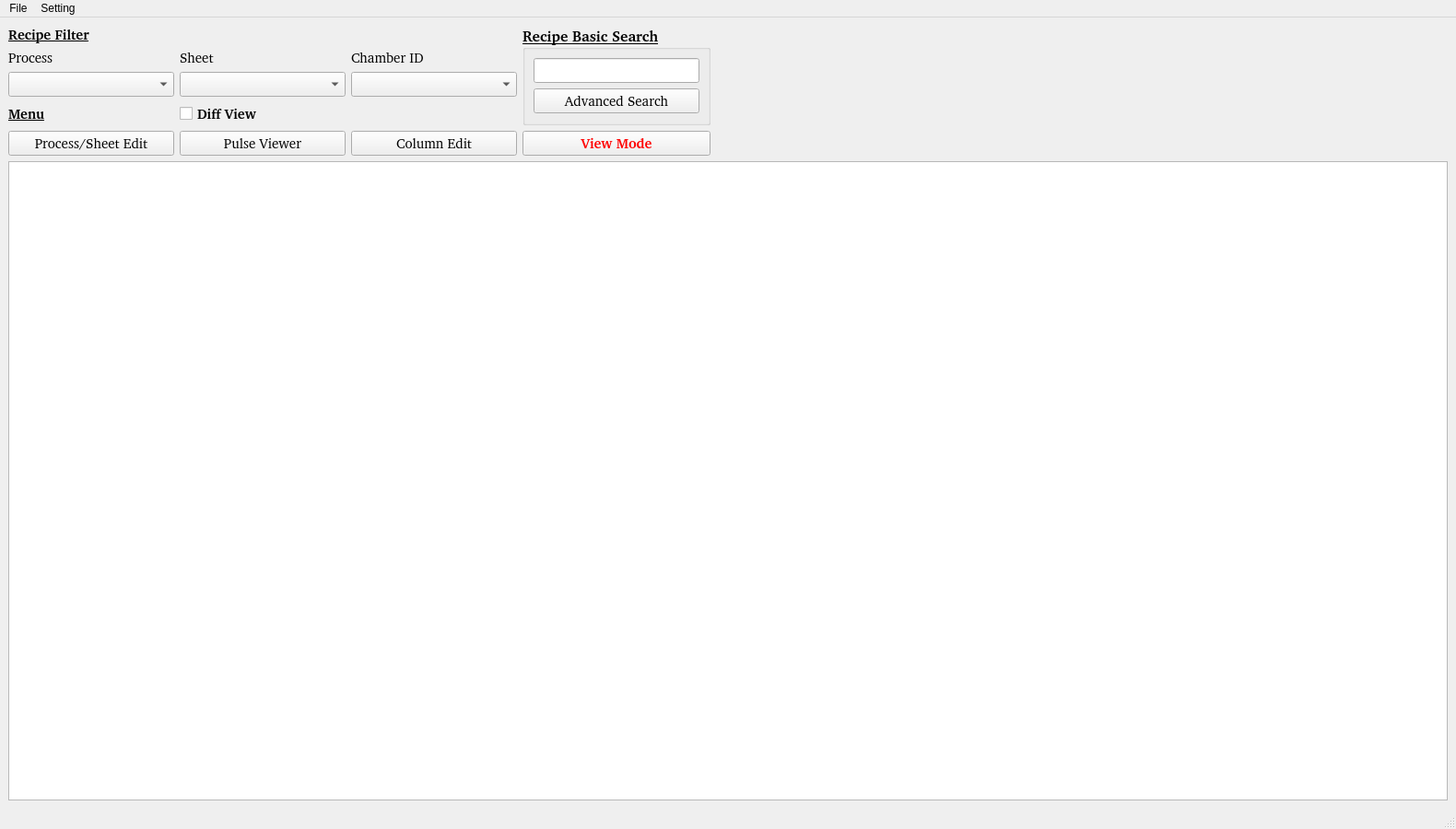
<?xml version="1.0" encoding="UTF-8"?>
<ui version="4.0">
 <class>mainWindow</class>
 <widget class="QMainWindow" name="mainWindow">
  <property name="geometry">
   <rect>
    <x>0</x>
    <y>0</y>
    <width>1580</width>
    <height>900</height>
   </rect>
  </property>
  <property name="windowTitle">
   <string>Recipe Viewer</string>
  </property>
  <widget class="QWidget" name="centralwidget">
   <layout class="QGridLayout" name="gridLayout_3">
    <item row="0" column="0">
     <layout class="QGridLayout" name="gridLayout_2">
      <item row="1" column="0">
       <widget class="QTableView" name="tableView">
        <property name="font">
         <font>
          <pointsize>11</pointsize>
         </font>
        </property>
       </widget>
      </item>
      <item row="0" column="0">
       <layout class="QGridLayout" name="gridLayout">
        <property name="sizeConstraint">
         <enum>QLayout::SetMinimumSize</enum>
        </property>
        <item row="1" column="2">
         <widget class="QLabel" name="label_4">
          <property name="sizePolicy">
           <sizepolicy hsizetype="Preferred" vsizetype="Fixed">
            <horstretch>0</horstretch>
            <verstretch>0</verstretch>
           </sizepolicy>
          </property>
          <property name="minimumSize">
           <size>
            <width>180</width>
            <height>0</height>
           </size>
          </property>
          <property name="font">
           <font>
            <family></family>
            <pointsize>11</pointsize>
            <weight>50</weight>
            <bold>false</bold>
           </font>
          </property>
          <property name="text">
           <string>Chamber ID</string>
          </property>
         </widget>
        </item>
        <item row="1" column="1">
         <widget class="QLabel" name="label_6">
          <property name="sizePolicy">
           <sizepolicy hsizetype="Preferred" vsizetype="Fixed">
            <horstretch>0</horstretch>
            <verstretch>0</verstretch>
           </sizepolicy>
          </property>
          <property name="minimumSize">
           <size>
            <width>180</width>
            <height>0</height>
           </size>
          </property>
          <property name="font">
           <font>
            <family></family>
            <pointsize>11</pointsize>
           </font>
          </property>
          <property name="text">
           <string>Sheet</string>
          </property>
         </widget>
        </item>
        <item row="0" column="6" colspan="8">
         <spacer name="horizontalSpacer_4">
          <property name="orientation">
           <enum>Qt::Horizontal</enum>
          </property>
          <property name="sizeHint" stdset="0">
           <size>
            <width>40</width>
            <height>0</height>
           </size>
          </property>
         </spacer>
        </item>
        <item row="2" column="6" colspan="8">
         <spacer name="horizontalSpacer_2">
          <property name="orientation">
           <enum>Qt::Horizontal</enum>
          </property>
          <property name="sizeHint" stdset="0">
           <size>
            <width>40</width>
            <height>0</height>
           </size>
          </property>
         </spacer>
        </item>
        <item row="1" column="0">
         <widget class="QLabel" name="label_2">
          <property name="sizePolicy">
           <sizepolicy hsizetype="Preferred" vsizetype="Fixed">
            <horstretch>0</horstretch>
            <verstretch>0</verstretch>
           </sizepolicy>
          </property>
          <property name="minimumSize">
           <size>
            <width>180</width>
            <height>0</height>
           </size>
          </property>
          <property name="font">
           <font>
            <family></family>
            <pointsize>11</pointsize>
           </font>
          </property>
          <property name="text">
           <string>Process</string>
          </property>
         </widget>
        </item>
        <item row="3" column="6" colspan="8">
         <spacer name="horizontalSpacer_5">
          <property name="orientation">
           <enum>Qt::Horizontal</enum>
          </property>
          <property name="sizeHint" stdset="0">
           <size>
            <width>40</width>
            <height>0</height>
           </size>
          </property>
         </spacer>
        </item>
        <item row="3" column="0">
         <widget class="QLabel" name="label_8">
          <property name="sizePolicy">
           <sizepolicy hsizetype="Preferred" vsizetype="Fixed">
            <horstretch>0</horstretch>
            <verstretch>0</verstretch>
           </sizepolicy>
          </property>
          <property name="font">
           <font>
            <family></family>
            <pointsize>11</pointsize>
            <weight>75</weight>
            <bold>true</bold>
            <underline>true</underline>
           </font>
          </property>
          <property name="text">
           <string>Menu</string>
          </property>
         </widget>
        </item>
        <item row="4" column="2">
         <widget class="QPushButton" name="Column_B">
          <property name="sizePolicy">
           <sizepolicy hsizetype="Preferred" vsizetype="Fixed">
            <horstretch>0</horstretch>
            <verstretch>0</verstretch>
           </sizepolicy>
          </property>
          <property name="minimumSize">
           <size>
            <width>180</width>
            <height>25</height>
           </size>
          </property>
          <property name="font">
           <font>
            <family></family>
            <pointsize>11</pointsize>
            <weight>50</weight>
            <bold>false</bold>
           </font>
          </property>
          <property name="text">
           <string>Column Edit</string>
          </property>
         </widget>
        </item>
        <item row="0" column="0">
         <widget class="QLabel" name="label_9">
          <property name="sizePolicy">
           <sizepolicy hsizetype="Preferred" vsizetype="Fixed">
            <horstretch>0</horstretch>
            <verstretch>0</verstretch>
           </sizepolicy>
          </property>
          <property name="minimumSize">
           <size>
            <width>0</width>
            <height>0</height>
           </size>
          </property>
          <property name="font">
           <font>
            <family></family>
            <pointsize>11</pointsize>
            <weight>75</weight>
            <bold>true</bold>
            <underline>true</underline>
           </font>
          </property>
          <property name="text">
           <string>Recipe Filter</string>
          </property>
         </widget>
        </item>
        <item row="0" column="1" colspan="2">
         <widget class="QLabel" name="label">
          <property name="sizePolicy">
           <sizepolicy hsizetype="Preferred" vsizetype="Fixed">
            <horstretch>0</horstretch>
            <verstretch>0</verstretch>
           </sizepolicy>
          </property>
          <property name="minimumSize">
           <size>
            <width>0</width>
            <height>0</height>
           </size>
          </property>
          <property name="font">
           <font>
            <family></family>
            <pointsize>11</pointsize>
           </font>
          </property>
          <property name="text">
           <string/>
          </property>
         </widget>
        </item>
        <item row="2" column="1">
         <widget class="QComboBox" name="sheet_combo">
          <property name="sizePolicy">
           <sizepolicy hsizetype="Preferred" vsizetype="Fixed">
            <horstretch>0</horstretch>
            <verstretch>0</verstretch>
           </sizepolicy>
          </property>
          <property name="minimumSize">
           <size>
            <width>180</width>
            <height>25</height>
           </size>
          </property>
          <property name="font">
           <font>
            <family></family>
            <pointsize>11</pointsize>
           </font>
          </property>
         </widget>
        </item>
        <item row="2" column="0">
         <widget class="QComboBox" name="process_combo">
          <property name="sizePolicy">
           <sizepolicy hsizetype="Preferred" vsizetype="Fixed">
            <horstretch>0</horstretch>
            <verstretch>0</verstretch>
           </sizepolicy>
          </property>
          <property name="minimumSize">
           <size>
            <width>180</width>
            <height>25</height>
           </size>
          </property>
          <property name="font">
           <font>
            <family></family>
            <pointsize>11</pointsize>
            <weight>50</weight>
            <bold>false</bold>
           </font>
          </property>
          <property name="focusPolicy">
           <enum>Qt::WheelFocus</enum>
          </property>
         </widget>
        </item>
        <item row="4" column="6" colspan="8">
         <spacer name="horizontalSpacer_3">
          <property name="orientation">
           <enum>Qt::Horizontal</enum>
          </property>
          <property name="sizeHint" stdset="0">
           <size>
            <width>40</width>
            <height>0</height>
           </size>
          </property>
         </spacer>
        </item>
        <item row="2" column="2">
         <widget class="QComboBox" name="chamber_id_combo">
          <property name="sizePolicy">
           <sizepolicy hsizetype="Preferred" vsizetype="Fixed">
            <horstretch>0</horstretch>
            <verstretch>0</verstretch>
           </sizepolicy>
          </property>
          <property name="minimumSize">
           <size>
            <width>180</width>
            <height>25</height>
           </size>
          </property>
          <property name="font">
           <font>
            <family></family>
            <pointsize>11</pointsize>
           </font>
          </property>
         </widget>
        </item>
        <item row="4" column="1">
         <widget class="QPushButton" name="Pulse_B">
          <property name="sizePolicy">
           <sizepolicy hsizetype="Preferred" vsizetype="Fixed">
            <horstretch>0</horstretch>
            <verstretch>0</verstretch>
           </sizepolicy>
          </property>
          <property name="minimumSize">
           <size>
            <width>180</width>
            <height>25</height>
           </size>
          </property>
          <property name="font">
           <font>
            <family></family>
            <pointsize>11</pointsize>
           </font>
          </property>
          <property name="text">
           <string>Pulse Viewer</string>
          </property>
         </widget>
        </item>
        <item row="4" column="0">
         <widget class="QPushButton" name="ProEdit_B">
          <property name="sizePolicy">
           <sizepolicy hsizetype="Preferred" vsizetype="Fixed">
            <horstretch>0</horstretch>
            <verstretch>0</verstretch>
           </sizepolicy>
          </property>
          <property name="minimumSize">
           <size>
            <width>0</width>
            <height>25</height>
           </size>
          </property>
          <property name="font">
           <font>
            <family></family>
            <pointsize>11</pointsize>
            <weight>50</weight>
            <bold>false</bold>
           </font>
          </property>
          <property name="text">
           <string>Process/Sheet Edit</string>
          </property>
         </widget>
        </item>
        <item row="1" column="6" colspan="8">
         <spacer name="horizontalSpacer">
          <property name="orientation">
           <enum>Qt::Horizontal</enum>
          </property>
          <property name="sizeHint" stdset="0">
           <size>
            <width>40</width>
            <height>0</height>
           </size>
          </property>
         </spacer>
        </item>
        <item row="0" column="5" rowspan="5">
         <widget class="QLabel" name="label_3">
          <property name="font">
           <font>
            <family></family>
            <pointsize>12</pointsize>
            <weight>75</weight>
            <bold>true</bold>
            <underline>true</underline>
           </font>
          </property>
          <property name="text">
           <string>&lt;html&gt;&lt;head/&gt;&lt;body&gt;&lt;p&gt;&lt;br/&gt;&lt;/p&gt;&lt;/body&gt;&lt;/html&gt;</string>
          </property>
          <property name="alignment">
           <set>Qt::AlignLeading|Qt::AlignLeft|Qt::AlignTop</set>
          </property>
         </widget>
        </item>
        <item row="0" column="3" rowspan="4" colspan="2">
         <widget class="QGroupBox" name="groupBox">
          <property name="font">
           <font>
            <family></family>
            <pointsize>12</pointsize>
            <weight>75</weight>
            <bold>true</bold>
            <underline>true</underline>
           </font>
          </property>
          <property name="title">
           <string>Recipe Basic Search</string>
          </property>
          <layout class="QGridLayout" name="gridLayout_5">
           <item row="0" column="0">
            <layout class="QGridLayout" name="gridLayout_4">
             <property name="sizeConstraint">
              <enum>QLayout::SetMinimumSize</enum>
             </property>
             <item row="1" column="0" rowspan="2">
              <widget class="QPushButton" name="Query_B">
               <property name="sizePolicy">
                <sizepolicy hsizetype="Preferred" vsizetype="Fixed">
                 <horstretch>0</horstretch>
                 <verstretch>0</verstretch>
                </sizepolicy>
               </property>
               <property name="minimumSize">
                <size>
                 <width>180</width>
                 <height>25</height>
                </size>
               </property>
               <property name="font">
                <font>
                 <family></family>
                 <pointsize>11</pointsize>
                 <weight>50</weight>
                 <bold>false</bold>
                 <underline>false</underline>
                </font>
               </property>
               <property name="text">
                <string>Advanced Search</string>
               </property>
              </widget>
             </item>
             <item row="0" column="0">
              <widget class="QLineEdit" name="search_rcp">
               <property name="sizePolicy">
                <sizepolicy hsizetype="Preferred" vsizetype="Fixed">
                 <horstretch>0</horstretch>
                 <verstretch>0</verstretch>
                </sizepolicy>
               </property>
               <property name="minimumSize">
                <size>
                 <width>0</width>
                 <height>25</height>
                </size>
               </property>
               <property name="font">
                <font>
                 <family></family>
                 <pointsize>11</pointsize>
                 <weight>50</weight>
                 <bold>false</bold>
                 <underline>false</underline>
                </font>
               </property>
              </widget>
             </item>
            </layout>
           </item>
          </layout>
         </widget>
        </item>
        <item row="4" column="3" colspan="2">
         <widget class="QPushButton" name="mode">
          <property name="sizePolicy">
           <sizepolicy hsizetype="Preferred" vsizetype="Fixed">
            <horstretch>0</horstretch>
            <verstretch>0</verstretch>
           </sizepolicy>
          </property>
          <property name="minimumSize">
           <size>
            <width>180</width>
            <height>25</height>
           </size>
          </property>
          <property name="font">
           <font>
            <family></family>
            <pointsize>11</pointsize>
            <weight>75</weight>
            <bold>true</bold>
           </font>
          </property>
          <property name="styleSheet">
           <string notr="true">color: rgb(255, 0, 0);</string>
          </property>
          <property name="text">
           <string>View Mode</string>
          </property>
         </widget>
        </item>
        <item row="3" column="1">
         <widget class="QCheckBox" name="diff_view_chk">
          <property name="sizePolicy">
           <sizepolicy hsizetype="Preferred" vsizetype="Fixed">
            <horstretch>0</horstretch>
            <verstretch>0</verstretch>
           </sizepolicy>
          </property>
          <property name="font">
           <font>
            <family></family>
            <pointsize>11</pointsize>
            <weight>75</weight>
            <bold>true</bold>
           </font>
          </property>
          <property name="text">
           <string>Diff View</string>
          </property>
         </widget>
        </item>
       </layout>
      </item>
     </layout>
    </item>
   </layout>
  </widget>
  <widget class="QStatusBar" name="statusbar"/>
  <widget class="QMenuBar" name="menuBar">
   <property name="geometry">
    <rect>
     <x>0</x>
     <y>0</y>
     <width>1580</width>
     <height>21</height>
    </rect>
   </property>
   <widget class="QMenu" name="menuFile">
    <property name="title">
     <string>File</string>
    </property>
    <addaction name="improt_db"/>
   </widget>
   <widget class="QMenu" name="menuSetting">
    <property name="title">
     <string>Setting</string>
    </property>
    <addaction name="actionSetting"/>
    <addaction name="actionSettingRemove"/>
   </widget>
   <addaction name="menuFile"/>
   <addaction name="menuSetting"/>
  </widget>
  <action name="export_excel">
   <property name="text">
    <string>Export to Excel</string>
   </property>
  </action>
  <action name="ED">
   <property name="text">
    <string>Export to DB</string>
   </property>
  </action>
  <action name="improt_db">
   <property name="text">
    <string>Parameter Import to DB</string>
   </property>
  </action>
  <action name="UD">
   <property name="text">
    <string>Undo</string>
   </property>
  </action>
  <action name="actionSetting">
   <property name="text">
    <string>Setting</string>
   </property>
  </action>
  <action name="actionSettingRemove">
   <property name="text">
    <string>SettingRemove</string>
   </property>
  </action>
 </widget>
 <resources/>
 <connections/>
</ui>
